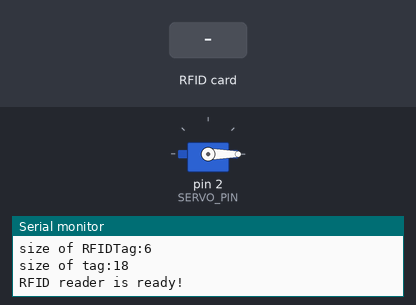
Recording of a sketch running on a simulated Arduino Uno, built with avr-gcc and run on an emulated ATmega328P. Shown: servo, the last lines printed to the serial monitor. Inputs (shaded band) come from the test bench.

Above: at 1.2 s.
1.3 s: RFID card 27 22 78 D7 held to the reader
At 2.2 s:
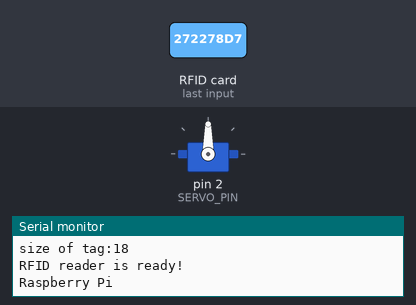
2.8 s: RFID card A7 D9 14 D8 held to the reader
At 3.2 s:
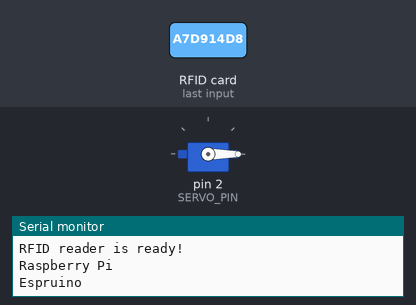
Timing chart, 0 to 5.8 s (numbered marks = the images above; inputs shaded):
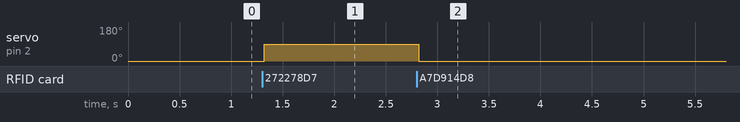

The sketch:

sketch_mar13a.ino
```cpp
#include <SPI.h>
#include <MFRC522.h>     // 引用程式庫
#include <Servo.h>         // 引用伺服馬達程式庫

#define RST_PIN      A0  // 讀卡機的重置腳位
#define SS_PIN       10  // 晶片選擇腳位
#define SERVO_PIN    2   // 伺服馬達的控制訊號接腳

bool lockerSwitch = false;  // 伺服馬達的狀態

Servo servo;    // 宣告伺服馬達物件

struct RFIDTag {   // 定義結構
   byte uid[4];
   char *name;
};

struct RFIDTag tags[] = {
   {{60,209,110,133}, "Arduino"},
   {{0x27,0x22,0x78,0xD7}, "Raspberry Pi"},
   {{0xA7,0xD9,0x14,0xD8}, "Espruino"}
};
byte totalTags = sizeof(tags) / sizeof(RFIDTag);  // 計算結構資料筆數，結果為3。

MFRC522 mfrc522(SS_PIN, RST_PIN);  // 建立MFRC522物件

// 開鎖或關鎖
void locker(bool toggle) {
  if (toggle) {
      servo.write(90);  // 開鎖
  } else {
      servo.write(0);   // 關鎖
  }
  delay(15);    // 等伺服馬達轉到定位
}

void setup() {
  Serial.begin(9600);
  Serial.println();
  Serial.print("size of RFIDTag:");
  Serial.println(sizeof(RFIDTag));
  Serial.print("size of tag:");
  Serial.println(sizeof(tags));
  Serial.println("RFID reader is ready!");

  SPI.begin();
  mfrc522.PCD_Init();       // 初始化MFRC522讀卡機模組
  servo.attach(SERVO_PIN);  // 將伺服馬達物件附加在數位2腳
  locker(lockerSwitch);
}

void loop() {
    // 確認是否有新卡片
    if (mfrc522.PICC_IsNewCardPresent() && mfrc522.PICC_ReadCardSerial()) {
      byte *id = mfrc522.uid.uidByte;   // 取得卡片的UID
      byte idSize = mfrc522.uid.size;   // 取得UID的長度
      bool foundTag = false;    // 是否找到紀錄中的標籤，預設為「否」。

      for (byte i=0; i<totalTags; i++) {
        if (memcmp(tags[i].uid, id, idSize) == 0) {  // 比對陣列資料值
          Serial.println(tags[i].name);  // 顯示標籤的名稱
          foundTag = true;  // 設定成「找到標籤了！」

          lockerSwitch = !lockerSwitch;  // 切換鎖的狀態
          locker(lockerSwitch);          // 開鎖或關鎖
          break;  // 退出for迴圈
        }
      }

      if (!foundTag) {  // 若掃描到紀錄之外的標籤，則顯示"Wrong card!"。
        Serial.println("Wrong card!");

        // 如果鎖是開啟狀態，則關閉它。
        if (lockerSwitch) {
          lockerSwitch = false;
          locker(lockerSwitch);
        }
      }

      mfrc522.PICC_HaltA();  // 讓卡片進入停止模式
    }
}
```

Measured:
- after the input at 1.3 s, servo on pin 2 (SERVO_PIN): 0° → 90° at once
- after the input at 2.8 s, servo on pin 2 (SERVO_PIN): 90° → 0° at once
